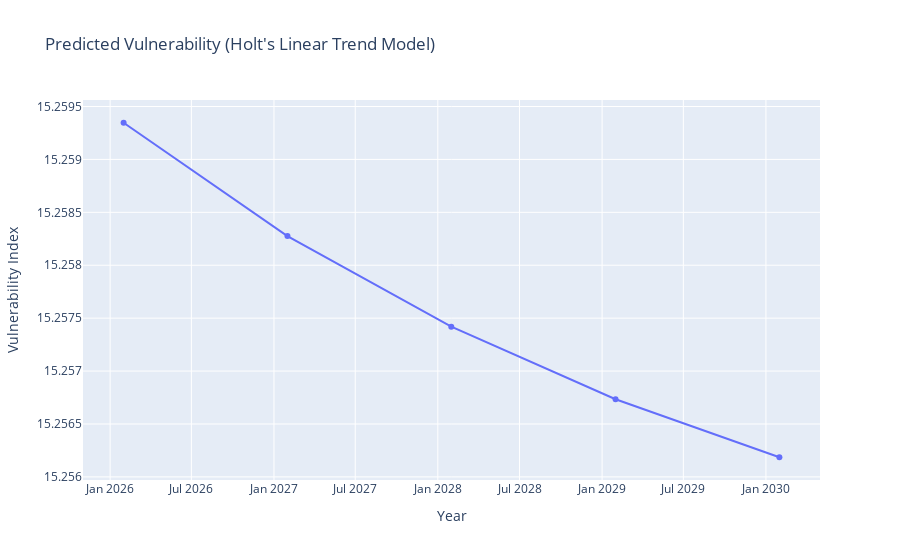

Notebook source saved alongside this figure:
### Code cell
generatePredictedVulnerabilityGraph('CAN').show()

### Figure 1 — Plotly figure (JSON) as saved in the notebook; plotly's stock layout.template omitted (floating-point values rounded to 4 significant figures)
{"data": [{"hovertemplate": "index=%{x}<br>y=%{y}<extra></extra>", "legendgroup": "", "line": {"color": "#636efa", "dash": "solid"}, "marker": {"symbol": "circle"}, "mode": "markers+lines", "name": "", "orientation": "v", "showlegend": false, "type": "scatter", "x": ["2026-01-31T00:00:00.000000000", "2027-01-31T00:00:00.000000000", "2028-01-31T00:00:00.000000000", "2029-01-31T00:00:00.000000000", "2030-01-31T00:00:00.000000000"], "xaxis": "x", "y": [15.26, 15.26, 15.26, 15.26, 15.26], "yaxis": "y"}], "layout": {"legend": {"tracegroupgap": 0}, "title": {"text": "Predicted Vulnerability (Holt's Linear Trend Model)"}, "xaxis": {"anchor": "y", "domain": [0, 1], "title": {"text": "Year"}}, "yaxis": {"anchor": "x", "domain": [0, 1], "title": {"text": "Vulnerability Index"}}}}
